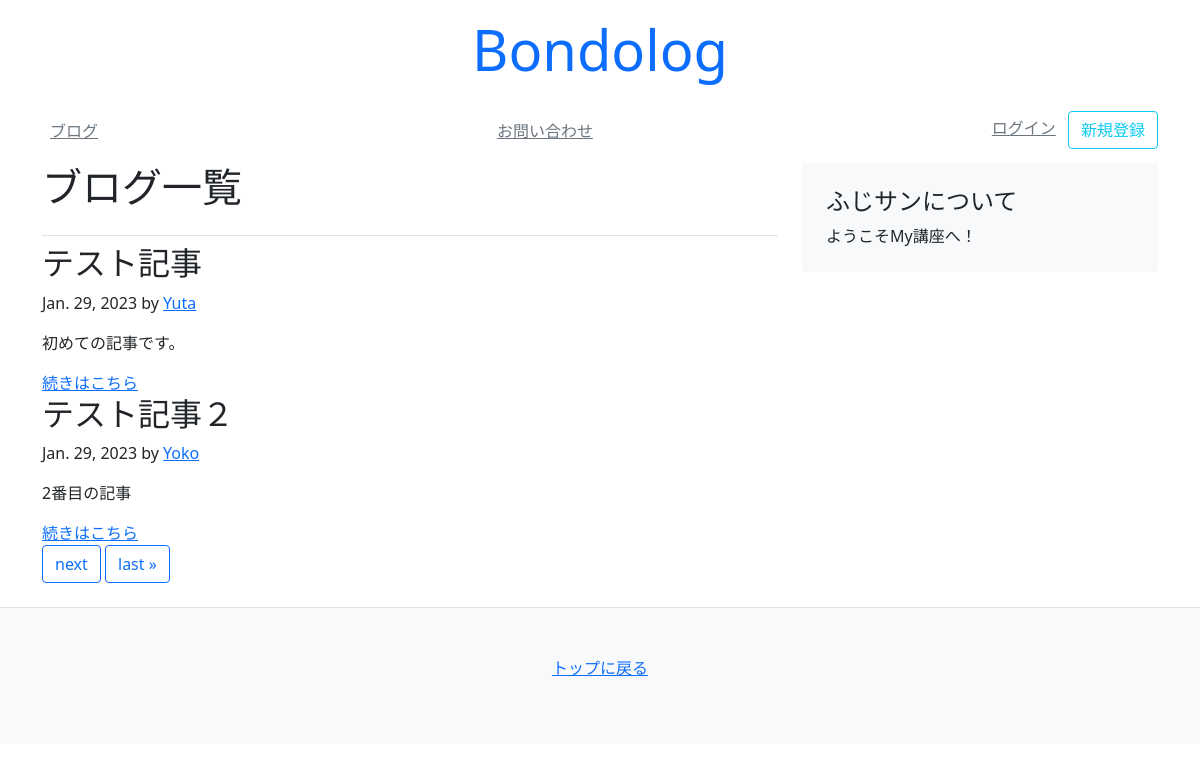
Screenshot of /blog/ with the database file from the repository.
### blog/models.py (models this page shows)
class Article(models.Model):
    title = models.CharField(default="", max_length=30)
    text = models.TextField(default="")
    author = models.CharField(default="", max_length=30)
    created_at = models.DateField(auto_now_add=True)
    updated_at = models.DateField(auto_now=True)
    count = models.IntegerField(default=0)
    tags = models.ManyToManyField(Tag, blank=True)

### blog/views.py (the view)
# urls.py: path('', views.index),
def index(request):
    objs = Article.objects.all()
    paginator = Paginator(objs, 2)
    page_number = request.GET.get('page')
    context = {
        'page_title': 'ブログ一覧',
        'page_obj': paginator.get_page(page_number),
        'page_number': page_number,
    }
    return render(request, 'blog/blogs.html', context)

### templates/blog/blogs.html (shortened to what this page needs)
{% extends 'mysite/base.html' %}
{% block content %}
<main class="container">
    <div class="row">
        <div class="col-md-8">
            <h3 class="pb-4 font-italic border-bottom display-6">
                {{ page_title }}
            </h3>
            {% for obj in page_obj %}
            <div class="blog-post">
                <h2 class="blog-post-title">{{ obj.title }}</h2>
                <p class="blog-post-meta">{{ obj.created_at }} by
                    <a href="#">{{ obj.author }}</a>
                </p>
                <p>{{ obj.text }}</p>
                <a href="/blog/{{obj.id}}/">続きはこちら</a>
            </div>
            {% endfor %}
            <nav class="blog-pagination">
                <div class="pagination">
                    <span class="step-links">
                        {% if page_obj.has_next %}
                            <a class="btn btn-outline-primary" href="?page={{ page_obj.next_page_number }}">next</a>
                            <a class="btn btn-outline-primary" href="?page={{ page_obj.paginator.num_pages }}">last &raquo;</a>
                        {% endif %}
                    </span>
                </div>
            </nav>
        </div>
        {% include 'mysite/snippets/sidebar.html' %}
    </div>
</main>
{% endblock %}

### rows the page displays
Article: title "テスト記事", created_at "Jan. 29, 2023", author "Yuta", text "初めての記事です。"
Article: title "テスト記事２", created_at "Jan. 29, 2023", author "Yoko", text "2番目の記事"

### other values shown
{{ page_title }} "ブログ一覧"
